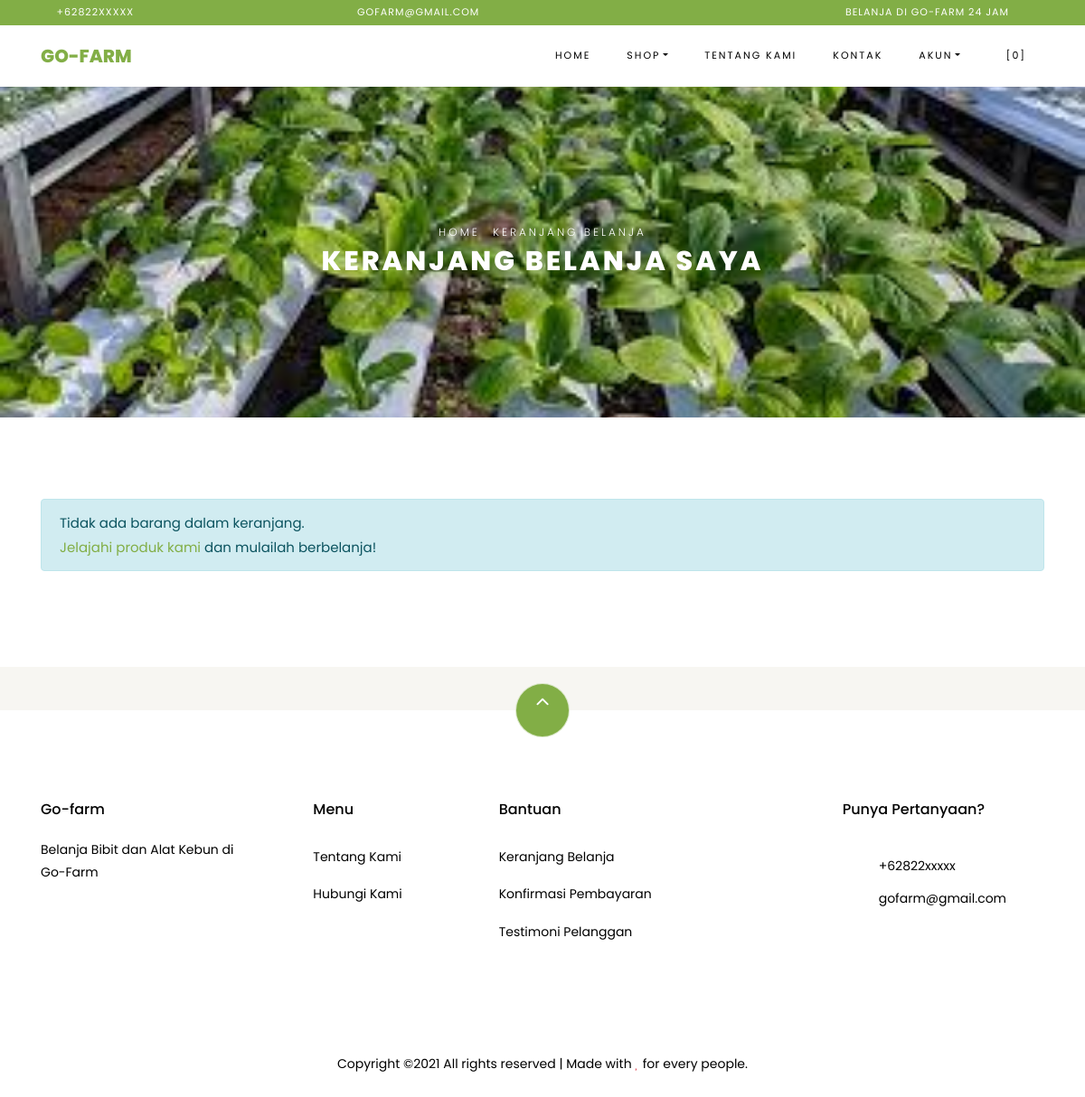
The app's page /index.php/shop/cart with its own data.
### tables this page shows
CREATE TABLE `settings` (
  `id` int(10) NOT NULL,
  `key` varchar(32) NOT NULL,
  `content` text NOT NULL
);

### application/helpers/themes_helper.php (called while the page is built, shortened)
<?php
if ( ! function_exists('get_theme_name'))
{
    function get_theme_name() {
        $current_theme = get_settings('current_theme_name');
        return ($current_theme) ? $current_theme : false;
    }
}
if ( ! function_exists('get_template_part'))
{
    function get_template_part($file_name = null, $params = array()) {
        if ($file_name !== '') {
            $current_theme = get_theme_name();
            if ( file_exists($file_location = VIEWPATH .'themes/'. $current_theme .'/'. $file_name .'.php')) {
                $CI =& get_instance();
                $CI->load->view('themes/'. $current_theme .'/'. $file_name, $params);
            }
            else {
                echo '<div>Kesalahan: berkas tema <b>'. $file_name .'.php</b> tidak ditemukan.<br>Lokasi berkas: <b>'. $file_location .'</b></div>';
            }
        }
    }
}
if ( ! function_exists('get_header'))
{
    function get_header($params = null, $section = '', $current_section = '') {
        $load_params = array();
        if ( is_null($params)) {
            $load_params['title'] = get_settings('site_name');
        }
        else if ( is_string($params)) {
            $load_params['title'] = $params;
        }
        $load_params['sidebar_section'] = $section;
        $load_params['current_section'] = $current_section;
        get_template_part('header', $load_params);
    }
}
if ( ! function_exists('get_footer'))
{
    function get_footer($params = array()) {
        get_template_part('footer', $params);
    }
}
if ( ! function_exists('get_theme_uri'))
{
    function get_theme_uri($file_name = null, $theme_name = NULL)
    {
        $theme_name = ($theme_name == NULL) ? get_theme_name() : $theme_name;
        return is_null($file_name) ? base_url('assets/themes/'. $theme_name .'/') : base_url('assets/themes/'. $theme_name .'/'. $file_name) ;
    }
}

### application/controllers/Shop.php (called while the page is built, shortened)
<?php
class Shop extends CI_Controller {
    public function cart()
    {
        $cart['carts'] = $this->cart->contents();
        $cart['total_cart'] = $this->cart->total();
        $ongkir = ($cart['total_cart'] >= get_settings('min_shop_to_free_shipping_cost')) ? 0 : get_settings('shipping_cost');
        $cart['total_price'] = $cart['total_cart'] + $ongkir;
        get_header('Keranjang Belanja');
        get_template_part('shop/cart', $cart);
        get_footer();
    }
}

### index.php (called while the page is built, shortened)
<?php
require_once BASEPATH.'core/CodeIgniter.php';

### application/helpers/global_helper.php (called while the page is built, shortened)
<?php
if (!function_exists('get_settings')) {
    function get_settings($key = '')
    {
        $CI = &get_instance();
        $row = $CI->db
            ->select('content')
            ->where('key', $key)
            ->get('settings')
            ->row();
        return $row->content;
    }
}
if (!function_exists('get_store_name')) {
    function get_store_name()
    {
        return get_settings('store_name');
    }
}

### application/helpers/session_helper.php (called while the page is built, shortened)
<?php
if (!function_exists('init')) {
    function init()
    {
        $CI = &get_instance();
        return $CI;
    }
}
if (!function_exists('session_data')) {
    function session_data()
    {
        $CI = init();
        $read_session_in_cookie = get_cookie('__ACTIVE_SESSION_DATA');
        $read_session_in_session = $CI->session->userdata('__ACTIVE_SESSION_DATA');
        if ($read_session_in_cookie) {
            $read_data = $CI->encryption->decrypt($read_session_in_cookie);
            $read_data = json_decode($read_data);
            return $read_data;
        } else if ($read_session_in_session) {
            $read_data = $CI->encryption->decrypt($read_session_in_session);
            $read_data = json_decode($read_data);
            return $read_data;
        } else {
            $default_session = new stdClass();
            $default_session->is_login = FALSE;
            $default_session->user_id = 0;
            $default_session->login_at = 0;
            $default_session->remember_me = FALSE;
            return $default_session;
        }
    }
}

### application/views/themes/vegefoods/shop/cart.php (the view, shortened to what this page needs)
<div class="hero-wrap hero-bread" style="background-image: url('<?php echo get_theme_uri('images/bg_1.jpg'); ?>');">
    <div class="container">
      <div class="row no-gutters slider-text align-items-center justify-content-center">
        <div class="col-md-9 ftco-animate text-center">
            <p class="breadcrumbs"><span class="mr-2"><?php echo anchor(base_url(), 'Home'); ?></span> <span>Keranjang Belanja</span></p>
          <h1 class="mb-0 bread">Keranjang Belanja Saya</h1>
        </div>
      </div>
    </div>
  </div>
  <section class="ftco-section ftco-Keranjang Belanja">
          <div class="container">
          <?php if ( count($carts) > 0) : ?>
            <form action="<?php echo site_url('shop/checkout'); ?>" method="POST">
              <div class="row">
              <div class="col-md-12 ftco-animate">
                  <div class="cart-list">
                      <table class="table">
                          <thead class="thead-primary">
                            <tr class="text-center">
                              <th>&nbsp;</th>
                              <th>&nbsp;</th>
                              <th>Produk</th>
                              <th>Harga</th>
                              <th>Kuantitas</th>
                              <th>Sub Total</th>
                            </tr>
                          </thead>
                          <tbody>
                              <?php foreach ($carts as $item) : ?>
                            <tr class="text-center cart-<?php echo $item['rowid']; ?>">
                              <td class="product-remove"><a href="#" class="remove-item" data-rowid="<?php echo $item['rowid']; ?>"><span class="ion-ios-close"></span></a></td>
                              <td class="image-prod"><div class="img img-fluid rounded" style="background-image:url(<?php echo get_product_image($item['id']); ?>);"></div></td>
                              <td class="product-name">
                                  <h3><?php echo $item['name']; ?></h3>
                              </td>
                              <td class="price">Rp <?php echo format_rupiah($item['price']); ?></td>
                              <td class="quantity">
                                  <div class="input-group mb-3">
                                   <input type="text" name="quantity[<?php echo $item['rowid']; ?>]" class="quantity form-control input-number" value="<?php echo $item['qty']; ?>" min="1" max="100">
                                </div>
                            </td>
                              <td class="total">Rp <?php echo format_rupiah($item['subtotal']); ?></td>
                            </tr>
                              <?php endforeach; ?>
                          </tbody>
                        </table>
                    </div>
              </div>
          </div>
          <div class="row justify-content-end">
              <div class="col-lg-4 mt-5 cart-wrap ftco-animate">
                  <div class="cart-total mb-3">
                      <h3>Kode Kupon</h3>
                      <p>Punya kode kupon? Gunakan kupon kamu untuk mendapatkan potongan harga menarik</p>
                <div class="form-group">
                    <label for="code">Kode:</label>
                  <input id="code" name="coupon_code" type="text" class="form-control text-left px-3" placeholder="">
                </div>
                  </div>
              </div>
              <div class="col-lg-4 mt-5 cart-wrap ftco-animate">
                  <div class="cart-total mb-3">
                      <h3>Rincian Keranjang</h3>
                      <p class="d-flex">
                          <span>Subtotal</span>
                          <span class="n-subtotal font-weight-bold">Rp <?php echo format_rupiah($total_cart); ?></span>
                      </p>
                      <p class="d-flex">
                          <span>Biaya pengiriman</span>
                          <?php if ( $total_cart >= get_settings('min_shop_to_free_shipping_cost')) : ?>
                          <span class="n-ongkir font-weight-bold">Gratis</span>
                          <?php else : ?>
                            <span class="n-ongkir font-weight-bold">Rp <?php echo format_rupiah(get_settings('shipping_cost')); ?></span>
                          <?php endif; ?>
                      </p>
                      <hr>
                      <p class="d-flex total-price">
                          <span>Total</span>
                          <span class="n-total font-weight-bold">Rp <?php echo format_rupiah($total_price); ?></span>
                      </p>
                  </div>
                  <p><button type="submit" class="btn btn-primary py-3 px-4">Checkout</button></p>
              </div>
          </div>
          </form>
          <?php else : ?>
            <div class="row">
              <div class="col-md-12 ftco-animate">
                <div class="alert alert-info">Tidak ada barang dalam keranjang.<br><?php echo anchor('browse', 'Jelajahi produk kami'); ?> dan mulailah berbelanja!</div>
              </div>
            </div>
          <?php endif; ?>
          </div>
      </section>

### application/views/themes/vegefoods/header.php (shortened to what this page needs)
?><!DOCTYPE html>
<html lang="en">
  <head>
    <link rel="stylesheet" href="<?php echo get_theme_uri('css/open-iconic-bootstrap.min.css'); ?>">
    <link rel="stylesheet" href="<?php echo get_theme_uri('css/animate.css'); ?>">
    <link rel="stylesheet" href="<?php echo get_theme_uri('css/owl.carousel.min.css'); ?>">
    <link rel="stylesheet" href="<?php echo get_theme_uri('css/owl.theme.default.min.css'); ?>">
    <link rel="stylesheet" href="<?php echo get_theme_uri('css/magnific-popup.css'); ?>">
    <link rel="stylesheet" href="<?php echo get_theme_uri('css/aos.css'); ?>">
	<link rel="stylesheet" href="<?php echo get_theme_uri('css/ionicons.min.css'); ?>">
	<link rel="stylesheet" href="<?php echo get_theme_uri('js/plugins/@fortawesome/fontawesome-free/css/all.min.css', 'argon'); ?>">
    <link rel="stylesheet" href="<?php echo get_theme_uri('css/bootstrap-datepicker.css'); ?>">
    <link rel="stylesheet" href="<?php echo get_theme_uri('css/jquery.timepicker.css'); ?>">
    <link rel="stylesheet" href="<?php echo get_theme_uri('css/flaticon.css'); ?>">
    <link rel="stylesheet" href="<?php echo get_theme_uri('css/icomoon.css'); ?>">
	<link rel="stylesheet" href="<?php echo get_theme_uri('css/style.css'); ?>">
	<link rel="stylesheet" href="<?php echo base_url('assets/plugins/toastr/toastr.min.css'); ?>">
  </head>
  <body class="goto-here">
		<div class="py-1 bg-primary">
    	<div class="container">
    		<div class="row no-gutters d-flex align-items-start align-items-center px-md-0">
	    		<div class="col-lg-12 d-block">
		    		<div class="row d-flex">
		    			<div class="col-md pr-4 d-flex topper align-items-center">
					    	<div class="icon mr-2 d-flex justify-content-center align-items-center"><span class="icon-phone2"></span></div>
						    <span class="text"><?php echo get_settings('store_phone_number'); ?></span>
					    </div>
					    <div class="col-md pr-4 d-flex topper align-items-center">
					    	<div class="icon mr-2 d-flex justify-content-center align-items-center"><span class="icon-paper-plane"></span></div>
						    <span class="text"><?php echo get_settings('store_email'); ?></span>
					    </div>
					    <div class="col-md-5 pr-4 d-flex topper align-items-center text-lg-right">
						    <span class="text"><?php echo get_settings('store_tagline'); ?></span>
					    </div>
				    </div>
			    </div>
		    </div>
		  </div>
    </div>
    <nav class="navbar navbar-expand-lg navbar-dark ftco_navbar bg-dark ftco-navbar-light" id="ftco-navbar">
	    <div class="container">
	      <a class="navbar-brand" href="<?php echo base_url(); ?>"><?php echo get_store_name(); ?></a>
	      <div class="collapse navbar-collapse" id="ftco-nav">
	        <ul class="navbar-nav ml-auto">
	          <li class="nav-item active"><a href="<?php echo base_url(); ?>" class="nav-link">Home</a></li>
	          <li class="nav-item dropdown">
              <a class="nav-link dropdown-toggle" href="#" id="dropdown04" data-toggle="dropdown" aria-haspopup="true" aria-expanded="false">Shop</a>
            </li>
	          <li class="nav-item"><a href="<?php echo site_url('pages/about'); ?>" class="nav-link">Tentang Kami</a></li>
              <li class="nav-item"><a href="<?php echo site_url('pages/contact'); ?>" class="nav-link">Kontak</a></li>
              <li class="nav-item dropdown">
              <a class="nav-link dropdown-toggle" href="#" id="dropdown05" data-toggle="dropdown" aria-haspopup="true" aria-expanded="false">Akun</a>
            </li>
	          <li class="nav-item cta cta-colored"><a href="<?php echo site_url('shop/cart'); ?>" class="nav-link"><span class="icon-shopping_cart"></span>[<span class="cart-item-total">0</span>]</a></li>
	        </ul>
	      </div>
	    </div>
	  </nav>

### application/views/themes/vegefoods/footer.php (shortened to what this page needs)
<section class="ftco-section ftco-no-pt ftco-no-pb py-5 bg-light">
    <div class="container py-4">
    </div>
  </section>
  <footer class="ftco-footer ftco-section">
    <div class="container">
        <div class="row">
            <div class="mouse">
                      <a href="#" class="mouse-icon">
                          <div class="mouse-wheel"><span class="ion-ios-arrow-up"></span></div>
                      </a>
                  </div>
        </div>
      <div class="row mb-5">
        <div class="col-md">
          <div class="ftco-footer-widget mb-4">
            <h2 class="ftco-heading-2"><?php echo get_store_name(); ?></h2>
            <p><?php echo get_settings('store_description'); ?></p>
            <ul class="ftco-footer-social list-unstyled float-md-left float-lft mt-5">
            </ul>
          </div>
        </div>
        <div class="col-md">
          <div class="ftco-footer-widget mb-4 ml-md-5">
            <h2 class="ftco-heading-2">Menu</h2>
            <ul class="list-unstyled">
              <li><a href="<?php echo site_url('pages/about'); ?>" class="py-2 d-block">Tentang Kami</a></li>
              <li><a href="<?php echo site_url('pages/contact'); ?>" class="py-2 d-block">Hubungi Kami</a></li>
            </ul>
          </div>
        </div>
        <div class="col-md-4">
           <div class="ftco-footer-widget mb-4">
            <h2 class="ftco-heading-2">Bantuan</h2>
            <div class="d-flex">
                <ul class="list-unstyled mr-l-5 pr-l-3 mr-4">
                  <li><a href="<?php echo site_url('shop/cart'); ?>" class="py-2 d-block">Keranjang Belanja</a></li>
                  <li><a href="<?php echo site_url('customer/payments/confirm'); ?>" class="py-2 d-block">Konfirmasi Pembayaran</a></li>
                  <li><a href="<?php echo site_url('shop/testimonial'); ?>" class="py-2 d-block">Testimoni Pelanggan</a></li>
                </ul>
              </div>
          </div>
        </div>
        <div class="col-md">
          <div class="ftco-footer-widget mb-4">
              <h2 class="ftco-heading-2">Punya Pertanyaan?</h2>
              <div class="block-23 mb-3">
                <ul>
                  <li><span class="icon icon-map-marker"></span><span class="text"><?php echo get_settings('store_address'); ?></span></li>
                  <li><a href="#"><span class="icon icon-phone"></span><span class="text"><?php echo get_settings('store_phone_number'); ?></span></a></li>
                  <li><a href="#"><span class="icon icon-envelope"></span><span class="text"><?php echo get_settings('store_email'); ?></span></a></li>
                </ul>
              </div>
          </div>
        </div>
      </div>
      <div class="row">
        <div class="col-md-12 text-center">
          <p>
                        Copyright &copy;<script>document.write(new Date().getFullYear());</script> All rights reserved | Made with <i class="icon-heart text-danger" aria-hidden="true"></i> for every people.
                      </p>
        </div>
      </div>
    </div>
  </footer>
</body>
</html>

### records on screen
settings: content "+62822XXXXX", content "+62822xxxxx"
settings: content "GOFARM@GMAIL.COM", content "gofarm@gmail.com"
settings: content "BELANJA DI GO-FARM 24 JAM"
settings: content "GO-FARM", content "Go-farm"
settings: content (picture)
settings: content "Belanja Bibit dan Alat Kebun di Go-Farm"

### other values on screen
anchor(base_url(), 'Home') "HOME"
anchor('browse', 'Jelajahi produk kami') "Jelajahi produk kami"
